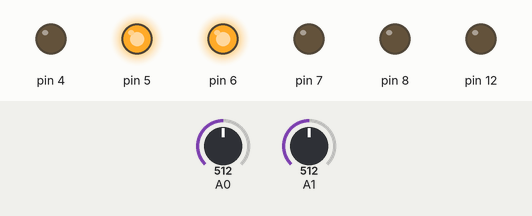
This sketch was run on a simulated Arduino Uno, built with avr-gcc and run on an emulated ATmega328P. Shown: output pins drawn as LEDs (lit = HIGH). The test bench sets the inputs (shaded band); at power-on: A0 = 512, A1 = 512.

Above: at 1.2 s.
1.3 s: A0 set to 104
2.8 s: A0 set to 93
At 4.0 s:
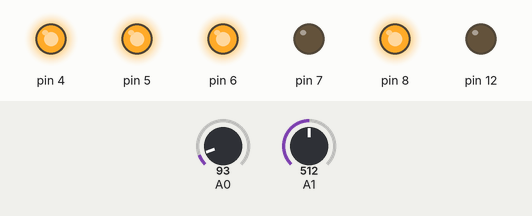
4.3 s: A1 set to 104
5.8 s: A1 set to 92
At 6.3 s:
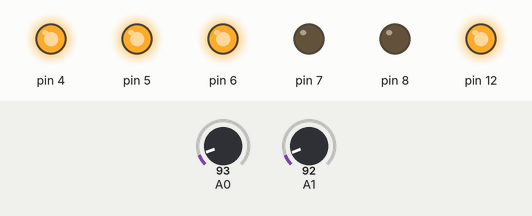
7.3 s: A0 set to 110
At 8.5 s:
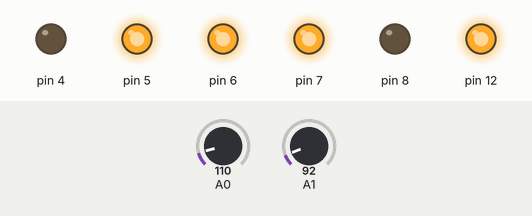
8.8 s: A0 set to 90
At 9.7 s:
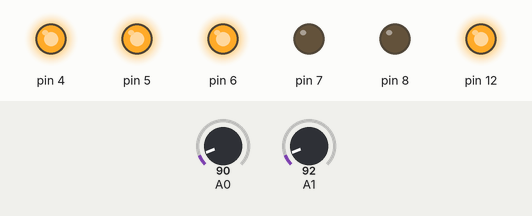
Timing chart, 0 to 11.3 s (numbered marks = the images above; inputs shaded):
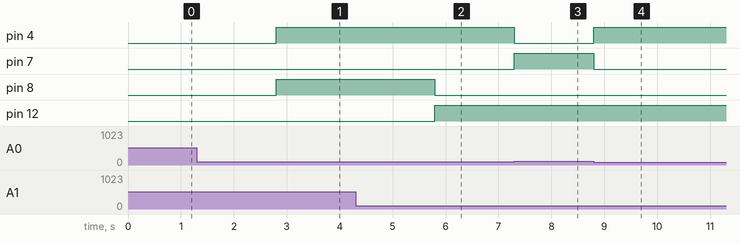

The sketch:

Line_Follower_Robot.ino
```cpp
void setup() {
  // put your setup code here, to run once:
pinMode(A0, INPUT);
pinMode(A1, INPUT);
pinMode(5, OUTPUT);
pinMode(6, OUTPUT);
pinMode(4, OUTPUT);
pinMode(12, OUTPUT);
pinMode(7, OUTPUT);
pinMode(8, OUTPUT);
digitalWrite(5, HIGH);
digitalWrite(6, HIGH);
}

void loop() {
  // put your main code here, to run repeatedly:
int a = analogRead(A0);
int b = analogRead(A1);

// Forward
if(a<100 && b<100){
  Forward();
}
// Right
if(a>100 && b<100){
  Right();
}
// Left
if(a<100 && b>100){
  Left();
}
// Stop
if(a>100 && b>100){
  Stop();
}
}

void Forward(){
  digitalWrite(4, HIGH);
  digitalWrite(7, LOW);
  digitalWrite(12, HIGH);
  digitalWrite(8, LOW);
}

void Right(){
  digitalWrite(4, LOW);
  digitalWrite(7, HIGH);
  digitalWrite(12, HIGH);
  digitalWrite(8, LOW);
}

void Left(){
  digitalWrite(4, HIGH);
  digitalWrite(7, LOW);
  digitalWrite(12, LOW);
  digitalWrite(8, HIGH);
}

void Stop(){
  digitalWrite(4, LOW);
  digitalWrite(7, LOW);
  digitalWrite(12, LOW);
  digitalWrite(8, LOW);
}
```

Measured:
- the behaviour switches between 100 and 99 on A0 (found by bisection; images 0 and 1)
- the behaviour switches between 100 and 99 on A1 (found by bisection; images 1 and 2)
- after the input at 1.3 s, every drawn part: stays the same
- after the input at 2.8 s, pin 4, pin 8: LOW → HIGH at once
- after the input at 4.3 s, every drawn part: stays the same
- after the input at 5.8 s, pin 8: HIGH → LOW at once; pin 12: LOW → HIGH at once
- after the input at 7.3 s, pin 4: HIGH → LOW at once; pin 7: LOW → HIGH at once
- after the input at 8.8 s, pin 4: LOW → HIGH at once; pin 7: HIGH → LOW at once
